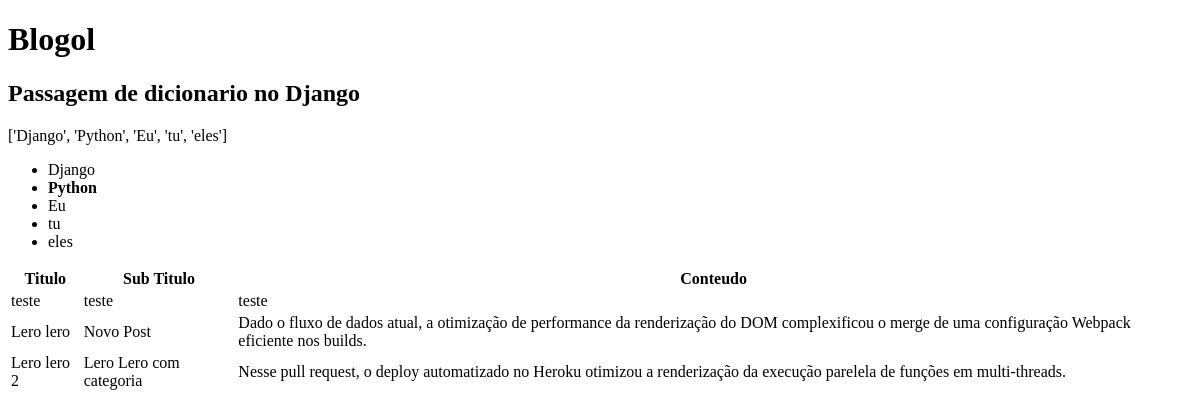
/blog/index_didatico, run on an earlier commit of the app's database.
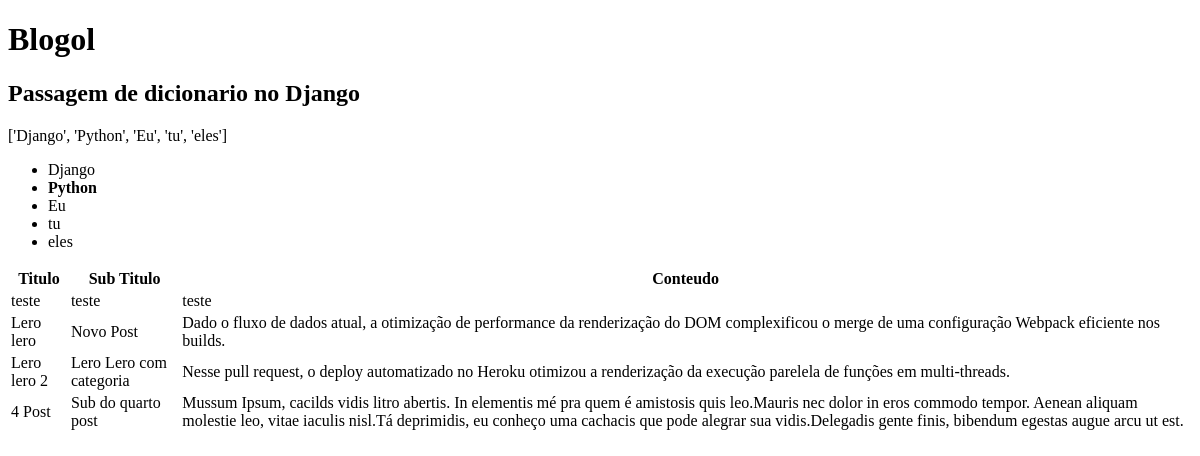
And on a later commit of the database.
### website/models.py (models this page shows, shortened)
class Post(models.Model):
    title = models.CharField(max_length=100, verbose_name="Titulo")
    sub_title = models.CharField(verbose_name='Sub titulo', max_length=200)
    content = models.TextField(verbose_name="Conteudo")
    category = models.CharField(
        max_length=2,
        choices=Categories.choices,
        default=Categories.GR,
        verbose_name='Categorias',
    )
    approved = models.BooleanField(default=True,
                                   verbose_name="Aprovado"
                                   )
    image_post = models.ImageField(upload_to="posts", null=True, blank=True, verbose_name="Imagem")

### website/views.py (the view)
# urls.py: path('index_didatico', blog_hellow),
def blog_hellow(request):
    list = ['Django', 'Python', 'Eu', 'tu', 'eles']
    list_posts = Post.objects.all()
    data = {'name': 'Passagem de dicionario no Django',
            'list': list,
            'posts': list_posts}
    return render(request, 'main/index_didatico.html', data)

### website/templates/main/index_didatico.html (shortened to what this page needs)
<!DOCTYPE html>
<html lang="en">
<head>
</head>
<body>
<h1> Blogol </h1>
<h2>{{ name }}</h2>
{{ list }}
<ul>
    {% for i in list %}
        <li>
            {% if i == 'Python' %}
                <b>{{ i }}</b>
            {% else %}
                {{ i }}
            {% endif %}
        </li>
    {% endfor %}
</ul>
<table>
    <thead>
    <tr>
        <th>Titulo</th>
        <th>Sub Titulo</th>
        <th>Conteudo</th>
    </tr>
    </thead>
    <tbody>
    {% for post in posts %}
        <tr>
            <td>{{ post.title }}</td>
            <td>{{ post.sub_title }}</td>
            <td>{{ post.content }}</td>
        </tr>
    {% endfor %}
    </tbody>
</table>
</body>
</html>

What changed in the data, as far as the page shows it:
added Post: title "4 Post", sub_title "Sub do quarto post", content "Mussum Ipsum, cacilds vidis litro abertis. In elementis mé pra quem é amistosis quis leo.Mauris nec dolor in eros commodo tempor. Aenean aliquam molestie leo, vitae iaculis nisl.Tá deprimidis, eu conheço uma cachacis que pode alegrar sua vidis.Delegadis gente finis, bibendum egestas augue arcu ut est."
